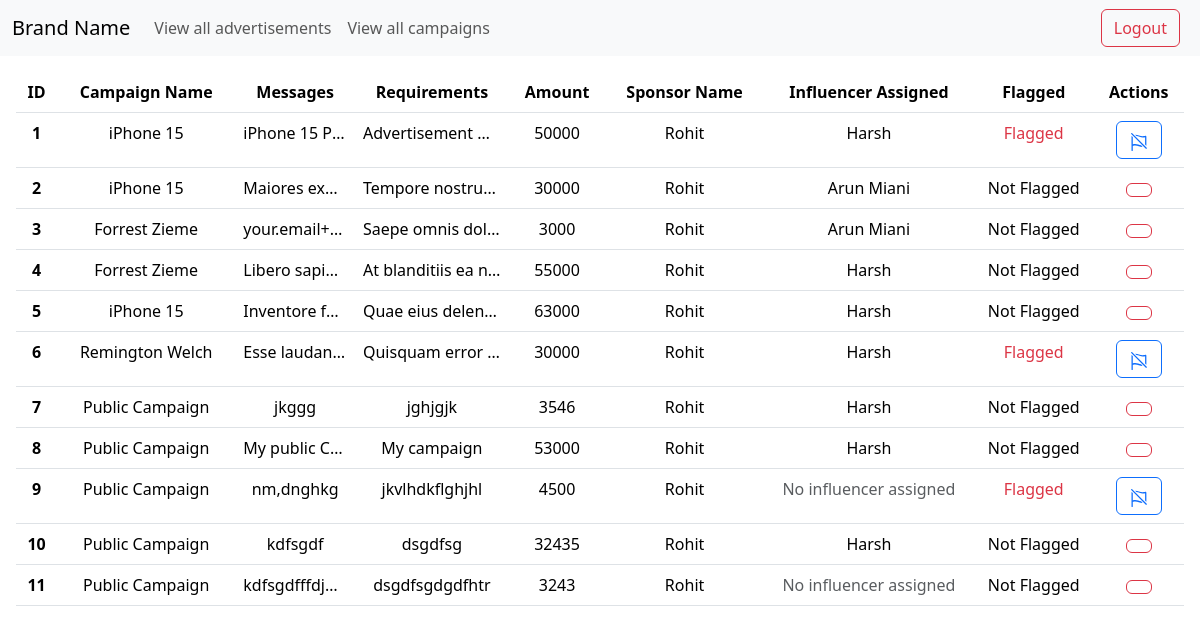
The app's page /admin/advertisements (signed in), older data.
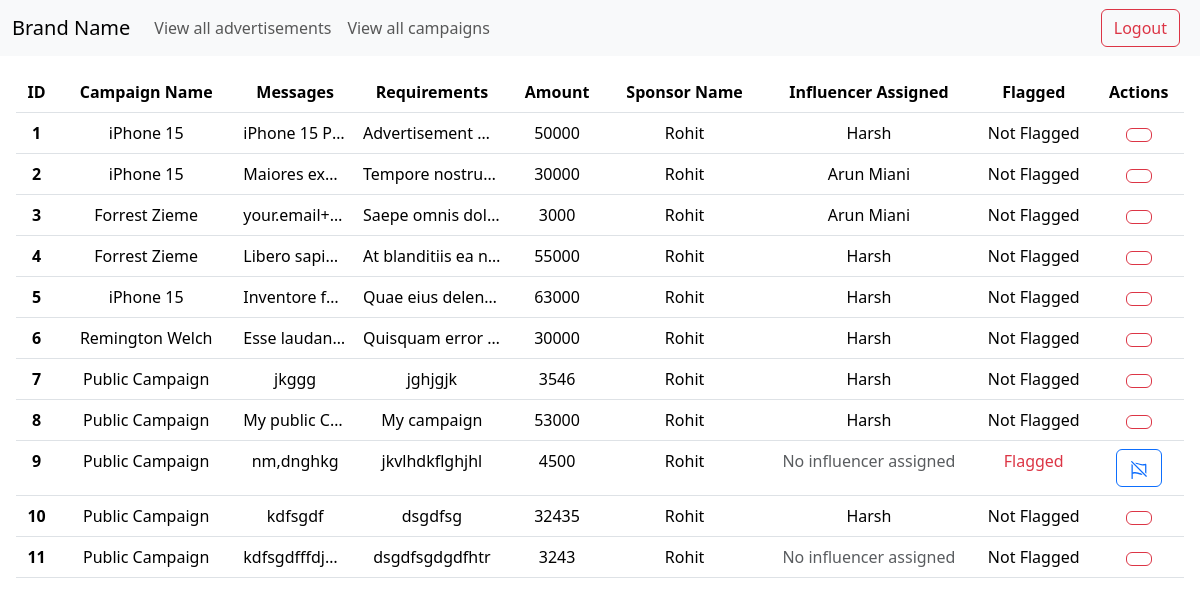
The same page, newer data.
### models/advertisements.py (models this page shows)
class Advertisement(db.Model):
    __tablename__ = "advertisement"
    id = db.Column(db.Integer, primary_key=True, nullable=False)
    influencer_id = db.Column(
        db.Integer, db.ForeignKey("influencer.id"), nullable=False
    )
    campaign_id = db.Column(db.Integer, db.ForeignKey("campaign.id"), nullable=False)
    messages = db.Column(db.String(255), nullable=False)
    requirements = db.Column(db.String(255), nullable=False)
    payment_amount = db.Column(db.Integer, nullable=False)
    flagged = db.Column(db.Boolean, default=False)
    status = db.Column(db.String(255))

### models/campaigns.py (models this page shows)
class Campaign(db.Model):
    id = db.Column(db.Integer, primary_key=True, autoincrement=True)
    name = db.Column(db.String(255), nullable=False)
    description = db.Column(db.String(255), nullable=False)
    start_date = db.Column(db.DateTime, nullable=False)
    end_date = db.Column(db.DateTime, nullable=False)
    budget = db.Column(db.Integer, nullable=False)
    visibility = db.Column(db.String(10), default="private")
    goals = db.Column(db.Integer, nullable=False)
    advertisements = db.relationship("Advertisement", backref="campaign")
    sponsor_id = db.Column(db.Integer, db.ForeignKey("sponsor.id"), nullable=False)
    flagged = db.Column(db.Boolean, default=False)

### models/sponsors.py (models this page shows)
class Sponsors(db.Model):
    __tablename__ = "sponsor"
    id = db.Column(db.Integer, primary_key=True, nullable=False, autoincrement=True)
    name = db.Column(db.String(255), nullable=False)
    industry = db.Column(db.String(255), nullable=False)
    budget = db.Column(db.Integer, nullable=False)
    campaigns = db.relationship("Campaign", backref="sponsor")

### models/influencers.py (models this page shows)
class Influencer(db.Model):
    __tablename__ = "influencer"
    id = db.Column(db.Integer, primary_key=True, autoincrement=True, nullable=True)
    name = db.Column(db.String(255), nullable=False)
    bio = db.Column(db.String(255), nullable=False)
    category_id = db.Column(db.Integer, db.ForeignKey("category.id"), nullable=False)
    reach = db.Column(db.Integer, nullable=False)
    niche = db.Column(db.String(255), nullable=False)
    advertisements = db.relationship("Advertisement", backref="influencer")

### routes/admin_routes.py (the view)
@app.route('/admin/advertisements')
def show_all_advertisements():
    if not current_user.is_authenticated:
        return redirect("/")
    advertisements = Advertisements.Advertisement.query.all()
    message = request.args["message"] if "message" in request.args else None
    success = request.args["success"] if "success" in request.args else None
    print(success)
    return render_template("admin/advertisements.html.jinja", role="admin", advertisements=advertisements,
                           success=success,
                           message=message)

### app.py (called while the page is built)
@login_manager.user_loader
def load_user(user_id):
    return users.Users.query.get(user_id)

### templates/admin/advertisements.html.jinja (shortened to what this page needs)
{% extends "layout/base.html" %}{% block body %}
    <section class="m-3">
        <table class="table">
            <thead>
            <tr>
                <th scope="col" class="text-center">ID</th>
                <th scope="col" class="text-center">Campaign Name</th>
                <th scope="col" class="text-center">Messages</th>
                <th scope="col" class="text-center">Requirements</th>
                <th scope="col" class="text-center">Amount</th>
                <th scope="col" class="text-center">Sponsor Name</th>
                <th scope="col" class="text-center">Influencer Assigned</th>
                <th scope="col" class="text-center">Flagged</th>
                <th scope="col" class="text-center">Actions</th>
            </tr>
            </thead>
            <tbody>
            {% for ad in advertisements %}
                <tr>
                    <th scope="row" class="text-truncate text-center" style="max-width: 100px">{{ loop.index }}</th>
                    <td class="text-center" style="max-width: 100px">{{ ad.campaign.name }}</td>
                    <td class="text-center text-truncate" style="max-width: 100px">{{ ad.messages }}</td>
                    <td class="text-center text-truncate" style="max-width: 100px">{{ ad.requirements }}</td>
                    <td class="text-center" style="max-width: 100px">{{ ad.payment_amount }}</td>
                    <td class="text-center text-capitalize" style="max-width: 100px">{{ ad.campaign.sponsor.name }}</td>
                    <td class="text-center {{ 'text-muted' if not ad.influencer }} " style="max-width: 100px">{{ ad.influencer.name
                if ad.influencer else "No influencer assigned" }}
                    </td>
                    <td class="text-center text-capitalize {{ 'text-danger' if ad.flagged }}" style="max-width: 100px">
                        {{ 'flagged' if ad.flagged else 'Not
                Flagged' }}
                    </td>
                    <td class="text-center" style="max-width: 200px">
                        {% if not ad.flagged %}
                            <button type="button" data-bs-toggle="modal" data-bs-target="#flag{{ ad.id }}"
                                    class="btn btn-outline-danger">
                            </button>
                        {% else %}
                            <button type="button" data-bs-toggle="modal" data-bs-target="#unflag{{ ad.id }}"
                                    class="btn btn-outline-primary" id="unflag-icon-cover">
                            </button>
                        {% endif %}
                    </td>
                </tr>
            {% endfor %}
            </tbody>
        </table>
    </section>
{% endblock %}

### templates/layout/base.html (shortened to what this page needs)
<!DOCTYPE html>
<html lang="en" data-bs-theme="system">
  <head>
    <link href="{{url_for("static", filename="base.css") }}" rel="stylesheet" />
    <link
      href="https://cdn.jsdelivr.net/npm/bootstrap@5.3.3/dist/css/bootstrap.min.css"
      rel="stylesheet"
    />
    <link
      rel="stylesheet"
      href="https://cdn.jsdelivr.net/npm/bootstrap-select@1.14.0-beta2/dist/css/bootstrap-select.min.css"
    />
  </head>
  <body>
    {% if role %}
    <nav class="navbar navbar-expand-lg bg-body-tertiary sticky-top">
      <div class="container-fluid">
        <a class="navbar-brand" href="/">Brand Name</a>
        <div class="collapse navbar-collapse" id="navbarSupportedContent">
          <ul class="navbar-nav me-auto mb-2 mb-lg-0">
            <li class="nav-item">
              {% if role == "sponsor" %}
              <a class="nav-link" href="/advertisements">Advertisements</a>
              {% elif role == "admin" %}
              <a class="nav-link" href="/admin/advertisements">View all advertisements</a>
              {% endif %}
            </li>
            <li class="nav-item">
              {% if role == "sponsor" %}
              <a class="nav-link" href="/campaigns">Campaigns</a>
               {% elif role == "admin" %}
                <a class="nav-link" href="/admin/campaigns">View all campaigns</a>
              {% endif %}
            </li>
          </ul>
          <a class="mx-2 btn btn-outline-danger" href="/logout">Logout</a>
        </div>
      </div>
    </nav>
    {% endif %} {% block body %}{% endblock %}
  </body>
</html>

### static/base.css (style rules this page uses)
body, html { scroll-snap-type: y mandatory; scroll-padding-top: 65px; }
tr { max-height: 50px; min-height: 50px; overflow: hidden; }
td { max-height: 50px; overflow: auto; }
.h-8 { height: 2.5vh; }
.w-8 { width: 2.5vh; }
#unflag-icon { color: #0d6dfd; fill: #0d6dfd }

Row changes from the older to the newer data that the page shows:
changed Advertisement "iPhone 15 Pro": flagged "Flagged" → "Not Flagged"
changed Advertisement "Remington Welch": flagged "Flagged" → "Not Flagged"
